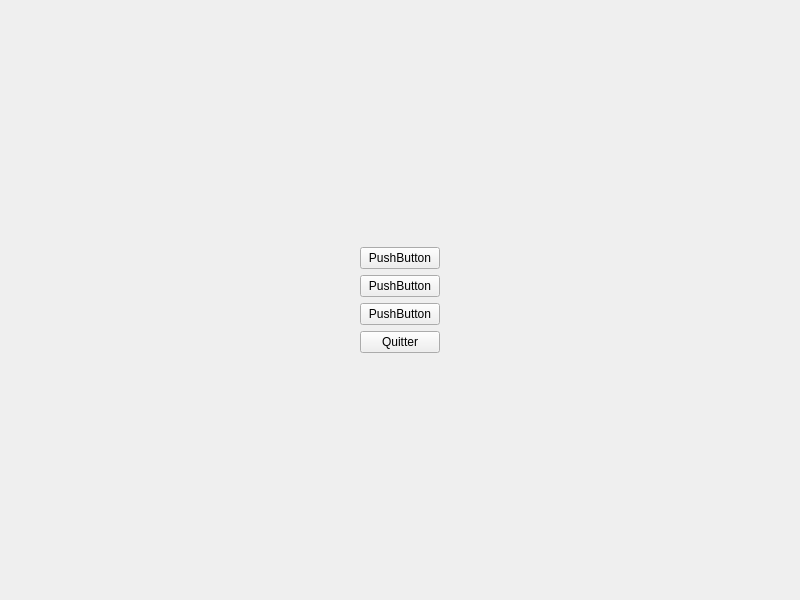
<?xml version="1.0" encoding="UTF-8"?>
<ui version="4.0">
 <class>VueAccueil</class>
 <widget class="QWidget" name="VueAccueil">
  <property name="geometry">
   <rect>
    <x>0</x>
    <y>0</y>
    <width>800</width>
    <height>600</height>
   </rect>
  </property>
  <property name="minimumSize">
   <size>
    <width>800</width>
    <height>600</height>
   </size>
  </property>
  <property name="windowTitle">
   <string>Form</string>
  </property>
  <layout class="QVBoxLayout" name="verticalLayout">
   <item>
    <layout class="QHBoxLayout" name="accueilLayout">
     <item>
      <spacer name="spacerGauche">
       <property name="orientation">
        <enum>Qt::Horizontal</enum>
       </property>
       <property name="sizeHint" stdset="0">
        <size>
         <width>40</width>
         <height>20</height>
        </size>
       </property>
      </spacer>
     </item>
     <item>
      <layout class="QVBoxLayout" name="boutonsLayout">
       <item>
        <spacer name="spacerHaut">
         <property name="orientation">
          <enum>Qt::Vertical</enum>
         </property>
         <property name="sizeHint" stdset="0">
          <size>
           <width>20</width>
           <height>40</height>
          </size>
         </property>
        </spacer>
       </item>
       <item>
        <widget class="QPushButton" name="pushButton">
         <property name="text">
          <string>PushButton</string>
         </property>
        </widget>
       </item>
       <item>
        <widget class="QPushButton" name="pushButton_2">
         <property name="text">
          <string>PushButton</string>
         </property>
        </widget>
       </item>
       <item>
        <widget class="QPushButton" name="pushButton_3">
         <property name="text">
          <string>PushButton</string>
         </property>
        </widget>
       </item>
       <item>
        <widget class="QPushButton" name="boutonQuitter">
         <property name="text">
          <string>Quitter</string>
         </property>
        </widget>
       </item>
       <item>
        <spacer name="spacerBas">
         <property name="orientation">
          <enum>Qt::Vertical</enum>
         </property>
         <property name="sizeHint" stdset="0">
          <size>
           <width>20</width>
           <height>40</height>
          </size>
         </property>
        </spacer>
       </item>
      </layout>
     </item>
     <item>
      <spacer name="spacerDroit">
       <property name="orientation">
        <enum>Qt::Horizontal</enum>
       </property>
       <property name="sizeHint" stdset="0">
        <size>
         <width>40</width>
         <height>20</height>
        </size>
       </property>
      </spacer>
     </item>
    </layout>
   </item>
  </layout>
 </widget>
 <resources/>
 <connections/>
</ui>
